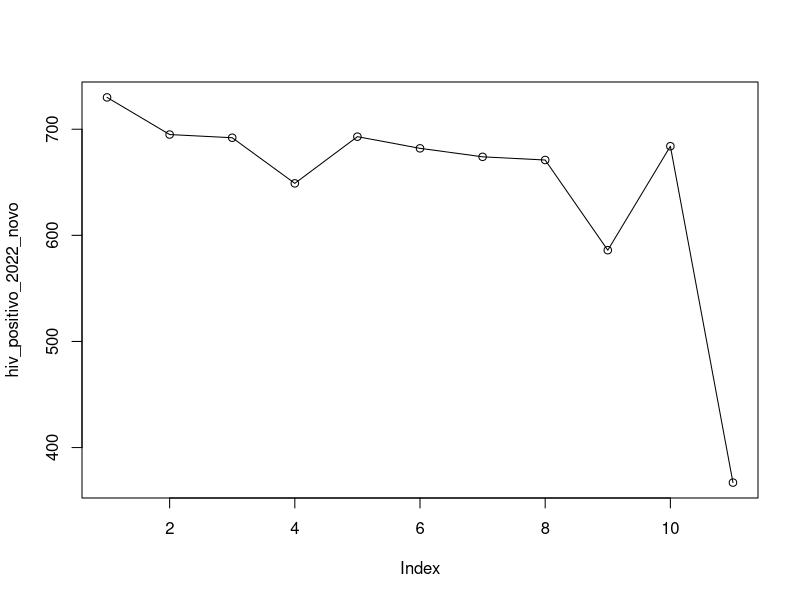

Write the R code that produced this figure. (Note: this script raises an error after producing the figure.)
#################### Carregando pacotes ####################

if (!require(dplyr))
  install.packages("dplyr")

library(dplyr)
library(readr)


############### Carregando o banco de dados ###############

# Passo 1: selecionar o diret?rio de trabalho (working directory)

setwd("H:/Meu Drive/UFRPE/TCC/artigo/artigo")


# Passo 2: carregar o banco de dados
df <- read.csv('dados-pernambuco-tuberculose-hiv-2012-2022.csv', sep = ';', dec = ',')
df <- data.frame(df)
View(df)

#pega a quantidade de casos com hiv positivo no ano de 2022
hiv_positivo_2022 <- df[df$HIV == 'Positivo', c('X2012','X2013','X2014','X2015','X2016','X2017','X2018','X2019','X2020','X2021','X2022')]
#outro jeito de fazer o mesmo:
#hiv_pos_22 <- subset(df, HIV == "Positivo")$X2022

############### Visualizando o banco de dados ###############
hiv_positivo_2022_novo <- t(hiv_positivo_2022)
colnames(hiv_positivo_2022_novo) <- "Casos hiv positivo"
names(hiv_positivo_2022_novo)[names(hiv_positivo_2022_novo) == ''] <- 'Ano'

plot(hiv_positivo_2022_novo,type = "o")
write.csv2(hiv_positivo_2022_novo, "2012-2022-hiv-tb.csv", row.names=TRUE)

View(hiv_positivo_2022_novo)
View(hiv_positivo_2022)

X2012_2022_hiv_tb <- read_delim("2012-2022-hiv-tb.csv", 
                                delim = ";", escape_double = FALSE, trim_ws = TRUE)
df_12_22 <- data.frame(X2012_2022_hiv_tb)
View(df_12_22)

df_12_22_nova = df_12_22 %>% mutate('...1' = NULL)
head(df_12_22_nova)
